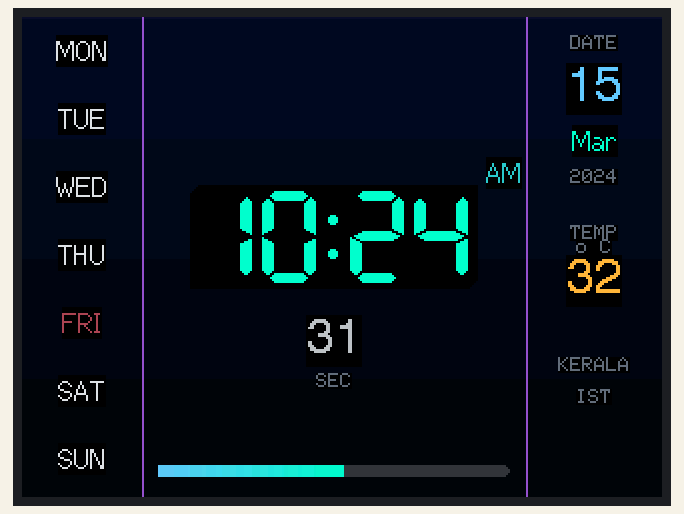
The sketch below on a simulated ESP32. On the bench: 320×240 colour display. WiFi joins after 1.5 s; servers stay silent unless stated; the local clock reads 2024-03-15 10:24:30 at power-on unless the sketch sets it.

Above: at 2.35 s.
At 3.16 s:
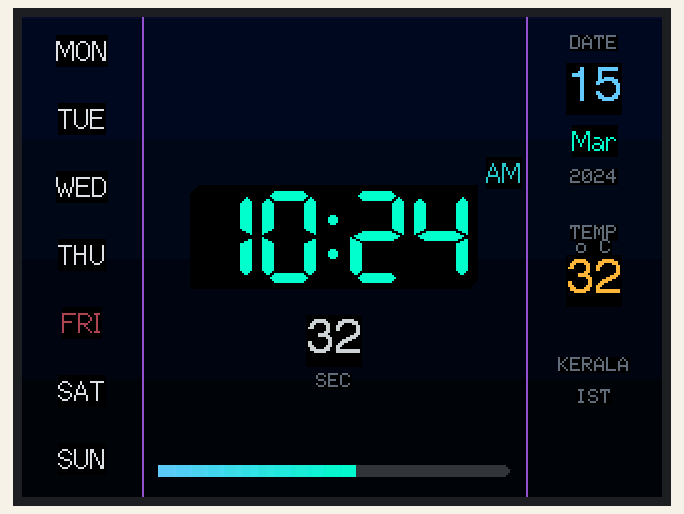
At 10.6 s:
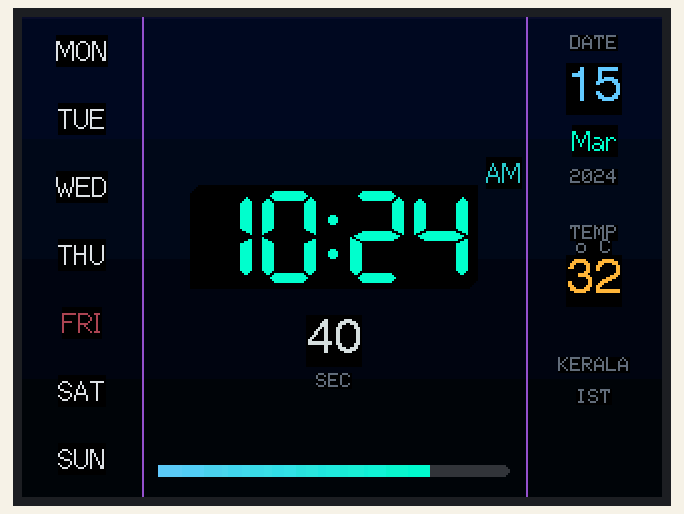
At 16.3 s:
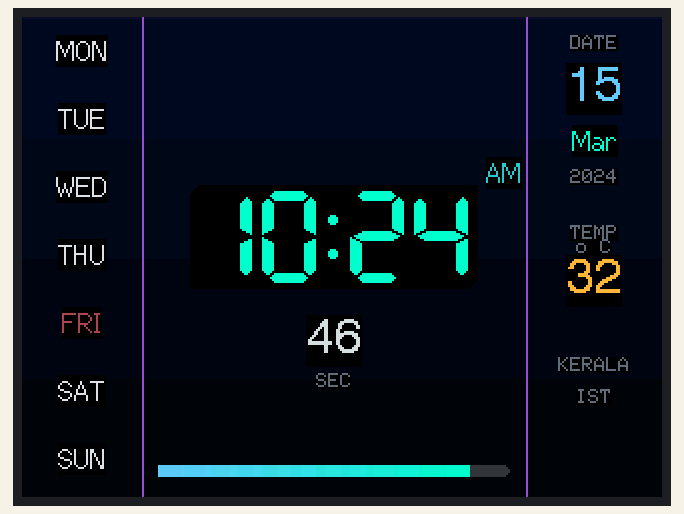
At 26.4 s:
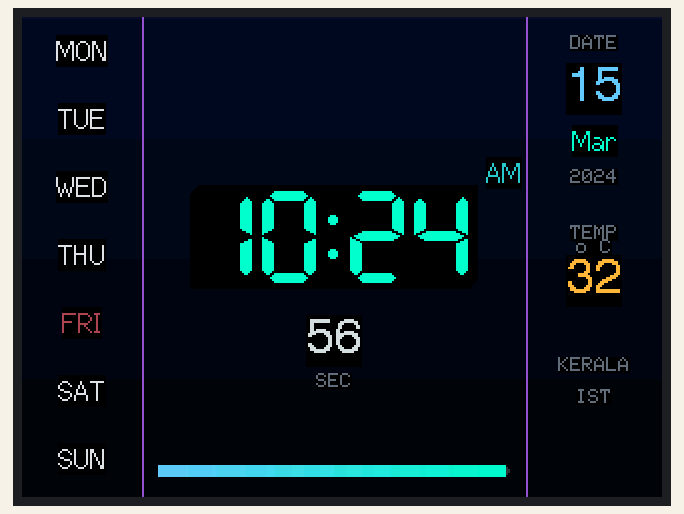
At 37.5 s:
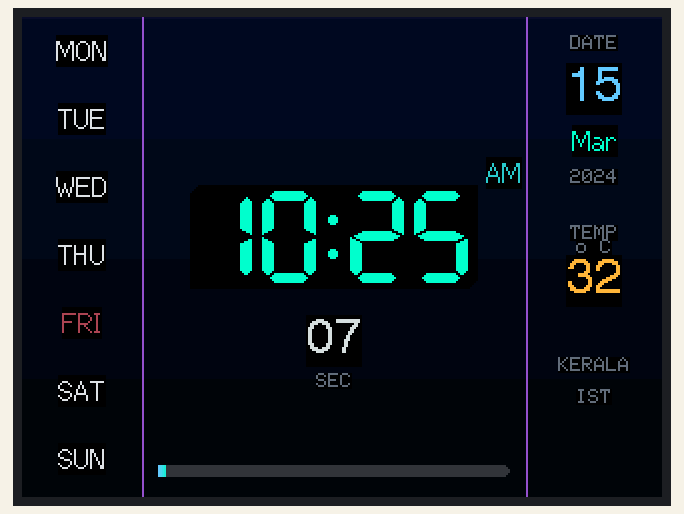

Measured:
- what the display in image 2 shows lasts 0.9 s, from 10.6 s to 11.5 s

The sketch:

desk_clock_animated.ino
```cpp
#include <WiFi.h>
#include <TFT_eSPI.h>
#include <time.h>

TFT_eSPI tft = TFT_eSPI();
TFT_eSprite sprite = TFT_eSprite(&tft);

// ── Animation State ───────────────────────────
float colonAlpha = 1.0;
float colonDirection = -0.1;
float glowPulse = 0.0;
float dayPulse = 0.0;
int lastSecond = -1;
int lastDay = -1;

// ── WiFi ──────────────────────────────────────
const char* ssid     = "AirFiber-Oodae6";
const char* password = "seod3joo1Oozae6m";

// ── NTP ───────────────────────────────────────
const char* ntpServer       = "pool.ntp.org";
const long  gmtOffset_sec   = 19800;
const int   daylightOffset  = 0;

// ── Modern Theme Colors ───────────────────────
// Deep blue/purple gradient background
#define BG          0x0000        // Pure black base
#define S_BG        0x0000        // Pure black base

// Neon cyan - primary accent
#define C_BRIGHT    tft.color565(0, 255, 200)

// Deep purple glow - background glow effect
#define C_GLOW      tft.color565(80, 20, 120)

// Soft white for secondary text
#define C_WHITE     tft.color565(220, 225, 230)

// Dim text for labels
#define C_DIM       tft.color565(100, 110, 120)

// Vibrant red for active day
#define C_RED       tft.color565(255, 100, 120)

// Warm orange for temperature
#define C_ORANGE    tft.color565(255, 180, 60)

// Subtle separator
#define C_SEP       0x0000

// Additional colors for depth
#define C_ACCENT    tft.color565(100, 200, 255)
#define C_PURPLE    tft.color565(150, 80, 200)

// ── Helper: Smooth easing function ───────────
float easeInOutQuad(float t) {
  if (t < 0.5) return 2 * t * t;
  return -1 + (4 - 2 * t) * t;
}

// ── Helper: Blend two colors ────────────────
uint16_t blendColors(uint16_t color1, uint16_t color2, float alpha) {
  uint8_t r1 = (color1 >> 11) & 0x1F;
  uint8_t g1 = (color1 >> 5) & 0x3F;
  uint8_t b1 = color1 & 0x1F;

  uint8_t r2 = (color2 >> 11) & 0x1F;
  uint8_t g2 = (color2 >> 5) & 0x3F;
  uint8_t b2 = color2 & 0x1F;

  uint8_t r = (uint8_t)(r1 * (1.0 - alpha) + r2 * alpha);
  uint8_t g = (uint8_t)(g1 * (1.0 - alpha) + g2 * alpha);
  uint8_t b = (uint8_t)(b1 * (1.0 - alpha) + b2 * alpha);

  return tft.color565(r * 8, g * 4, b * 8);
}

// ── Helper: Draw gradient background ────────
void drawGradientBackground(TFT_eSprite& s) {
  // Subtle gradient from dark blue to black
  for (int y = 0; y < 240; y++) {
    float ratio = (float)y / 240.0;
    uint16_t color = blendColors(
      tft.color565(10, 15, 40),
      tft.color565(5, 5, 15),
      ratio
    );
    s.drawFastHLine(0, y, 320, color);
  }
}

// ── Helper: Draw glowing box ────────────────
void drawGlowingBox(TFT_eSprite& s, int x, int y, int w, int h, uint16_t glowColor, float intensity) {
  // Outer glow (3 layers for depth)
  for (int i = 3; i > 0; i--) {
    uint16_t fadeColor = blendColors(glowColor, BG, 1.0 - (intensity * (0.3 / i)));
    s.drawRect(x - i, y - i, w + (i * 2), h + (i * 2), fadeColor);
  }
  // Main border
  s.drawRect(x, y, w, h, glowColor);
}

// ── Splash Screen ─────────────────────────────
void showSplash(const char* l1, const char* l2) {
  tft.fillScreen(BG);
  tft.setTextDatum(MC_DATUM);
  tft.setTextColor(C_BRIGHT, BG);
  tft.drawString("DESK CLOCK", 160, 90, 4);
  tft.setTextColor(C_WHITE, BG);
  tft.drawString(l1, 160, 140, 2);
  tft.drawString(l2, 160, 165, 2);
}

// ── Draw Clock Face with Animations ─────────
void drawFace(struct tm& t) {
  // Draw gradient background
  drawGradientBackground(sprite);

  int LP = 60;
  int RP = 68;
  int RX = 320 - RP;
  int CX = LP + (RX - LP) / 2;
  int CY = 110;

  // ── Animated vertical dividers ──────────
  sprite.drawFastVLine(LP, 0, 240, C_PURPLE);
  sprite.drawFastVLine(RX, 0, 240, C_PURPLE);

  // ── Days with smooth animation ──────────
  const char* dayNames[] = {
    "MON","TUE","WED","THU","FRI","SAT","SUN"
  };

  int activeIdx;
  if (t.tm_wday == 0)
    activeIdx = 6;
  else
    activeIdx = t.tm_wday - 1;

  // Trigger day change animation
  if (lastDay != activeIdx) {
    lastDay = activeIdx;
    dayPulse = 1.0;
  }

  int slotH = 240 / 7;

  for (int i = 0; i < 7; i++) {
    int yTop = i * slotH;
    int yMid = yTop + slotH / 2;
    bool active = (i == activeIdx);

    if (active) {
      // Pulsing red for active day
      float pulseIntensity = 0.7 + 0.3 * sin(dayPulse * 3.14159 * 2);
      uint16_t pulseColor = blendColors(C_RED, BG, 1.0 - pulseIntensity);
      sprite.setTextColor(pulseColor, BG);
    } else {
      sprite.setTextColor(C_WHITE, BG);
    }

    sprite.setTextDatum(MC_DATUM);
    sprite.drawString(dayNames[i], LP / 2, yMid, 2);
  }

  // ── Right Section with Glow Effect ──────
  int RC = RX + RP / 2;

  // DATE
  sprite.setTextDatum(MC_DATUM);
  sprite.setTextColor(C_DIM, BG);
  sprite.drawString("DATE", RC, 13, 1);

  char dayNum[4];
  strftime(dayNum, sizeof(dayNum), "%d", &t);
  sprite.setTextColor(C_ACCENT, BG);
  sprite.drawString(dayNum, RC, 36, 4);

  char monBuf[8];
  strftime(monBuf, sizeof(monBuf), "%b", &t);
  sprite.setTextColor(C_BRIGHT, BG);
  sprite.drawString(monBuf, RC, 62, 2);

  char yrBuf[6];
  strftime(yrBuf, sizeof(yrBuf), "%Y", &t);
  sprite.setTextColor(C_DIM, BG);
  sprite.drawString(yrBuf, RC, 80, 1);

  // TEMP
  sprite.setTextColor(C_DIM, BG);
  sprite.drawString("TEMP", RC, 108, 1);
  sprite.setTextColor(C_ORANGE, BG);
  sprite.drawString("32", RC, 132, 4);
  sprite.setTextColor(C_DIM, BG);
  sprite.drawString("o C", RC, 115, 1);

  // Location
  sprite.setTextColor(C_DIM, BG);
  sprite.drawString("KERALA", RC, 174, 1);
  sprite.drawString("IST", RC, 190, 1);

  // ── Main Time with Smooth Colon Fade ────
  char timeBuf[8];

  // Smooth colon fade animation
  if (colonAlpha <= 0.1) {
    colonDirection = 0.1;
  } else if (colonAlpha >= 1.0) {
    colonDirection = -0.1;
  }
  colonAlpha += colonDirection;

  if (colonAlpha > 0.3) {
    strftime(timeBuf, sizeof(timeBuf), "%I:%M", &t);
  } else {
    strftime(timeBuf, sizeof(timeBuf), "%I %M", &t);
  }

  // Update glow pulse animation
  glowPulse += 0.05;
  if (glowPulse > 1.0) glowPulse = 0.0;
  float glowIntensity = 0.5 + 0.5 * sin(glowPulse * 3.14159);

  // Triple-layer glow effect
  sprite.setTextDatum(MC_DATUM);

  // Deep glow layer
  sprite.setTextColor(blendColors(C_GLOW, BG, 0.7), S_BG);
  sprite.drawString(timeBuf, CX - 2, CY + 2, 7);
  sprite.drawString(timeBuf, CX + 2, CY - 2, 7);

  // Mid glow layer
  sprite.setTextColor(blendColors(C_PURPLE, BG, 0.5), S_BG);
  sprite.drawString(timeBuf, CX - 1, CY + 1, 7);
  sprite.drawString(timeBuf, CX + 1, CY - 1, 7);

  // Main bright cyan
  sprite.setTextColor(C_BRIGHT, S_BG);
  sprite.drawString(timeBuf, CX, CY, 7);

  // ── AM PM with Glow ─────────────────────
  char ampm[4];
  strftime(ampm, sizeof(ampm), "%p", &t);
  sprite.setTextDatum(ML_DATUM);
  sprite.setTextColor(blendColors(C_BRIGHT, C_PURPLE, 0.3), S_BG);
  sprite.drawString(ampm, CX + 76, CY - 32, 2);

  // ── Seconds with Animation ──────────────
  char secBuf[4];
  strftime(secBuf, sizeof(secBuf), "%S", &t);
  sprite.setTextDatum(MC_DATUM);

  // Breathing effect for seconds
  float breathe = 0.7 + 0.3 * sin(glowPulse * 3.14159);
  sprite.setTextColor(blendColors(C_WHITE, C_DIM, 1.0 - breathe), S_BG);
  sprite.drawString(secBuf, CX, CY + 52, 4);

  sprite.setTextColor(C_DIM, S_BG);
  sprite.drawString("SEC", CX, CY + 72, 1);

  // ── Animated Progress Bar ───────────────
  int barX = LP + 8;
  int barW = RX - LP - 16;
  int barY = 224;
  int filled = (t.tm_sec * barW) / 60;

  // Background bar with glow
  sprite.fillRoundRect(barX, barY, barW, 6, 3, blendColors(C_DIM, BG, 0.5));

  // Animated filled bar with easing
  float easeProgress = easeInOutQuad((float)t.tm_sec / 60.0);
  int easedFilled = (easeProgress * barW);

  // Gradient fill effect
  for (int i = 0; i < easedFilled; i++) {
    float ratio = (float)i / easedFilled;
    uint16_t barColor = blendColors(C_ACCENT, C_BRIGHT, ratio);
    sprite.drawFastVLine(barX + i, barY, 6, barColor);
  }

  // ── Push Sprite ─────────────────────────
  sprite.pushSprite(0, 0);
}

// ── Setup ────────────────────────────────────
void setup() {
  Serial.begin(115200);
  tft.init();
  tft.setRotation(3);
  tft.invertDisplay(true);
  tft.fillScreen(BG);

  sprite.setColorDepth(16);
  sprite.createSprite(320, 240);

  // WiFi
  showSplash("Connecting to WiFi...", ssid);
  WiFi.begin(ssid, password);

  int a = 0;
  while (WiFi.status() != WL_CONNECTED && a < 30) {
    delay(500);
    a++;
  }

  // Time Sync
  if (WiFi.status() == WL_CONNECTED) {
    showSplash("Syncing NTP time...", "pool.ntp.org");
    configTime(gmtOffset_sec, daylightOffset, ntpServer);

    struct tm ti;
    int tr = 0;
    while (!getLocalTime(&ti) && tr < 20) {
      delay(500);
      tr++;
    }
  } else {
    showSplash("WiFi Failed!", "Check credentials");
    delay(3000);
  }

  tft.fillScreen(BG);
}

// ── Loop ─────────────────────────────────────
void loop() {
  struct tm t;

  if (!getLocalTime(&t)) {
    delay(50);
    return;
  }

  drawFace(t);

  // Smooth animation at 20fps (50ms per frame)
  delay(50);
}
```
